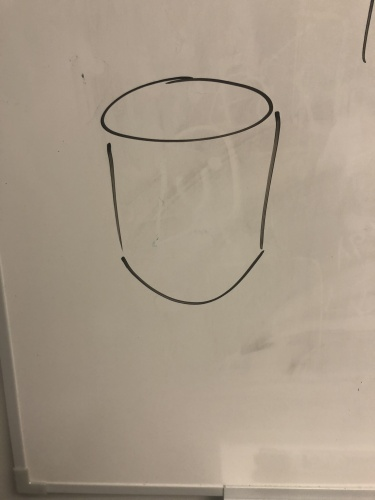
#> input picture data/images/Whiteboard2arm-data-resized/20180723_021702377_iOS.jpg, 375 x 500 px, given in place of 3. azure-documentdb-database.png, which was not available
$ jupyter execute --allow-errors display.ipynb   (text cells are left out)
#> lines starting #> are read from the running program, lines starting #| are printed output that depends on the picture; after the words box and inside, x2 and y2 are one past the last pixel; in counts of white or black regions, pixels touching at a corner belong together; pictures that were not available may be replaced by others from this repository, and a replacement may not be noted
[cell 1]
import cv2
from google_images_download import google_images_download
import matplotlib.pyplot as plt
import imutils
import numpy as np
import pytesseract
import glob
import turicreate as tc
import json

[cell 2]
def search_and_download_images(keywords, num_images=40):

    response = google_images_download.googleimagesdownload()

    arguments = {
        "keywords": keywords,
        "limit": num_images,
        "print_urls": True,
        "prefix_keywords": 'azure',
        "suffix_keywords": 'icon',
        "format": 'png'
    }
    absolute_image_paths = response.download(arguments)

    with open('./image_urls', 'w+') as image_urls_file:
        for k, v in absolute_image_paths.items():
            image_urls_file.write(k)
            image_urls_file.write('=' * 80)
            image_urls_file.writelines(list(absolute_image_paths.values()).join('\n\r'))

    return absolute_image_paths

search_and_download_images('database,virtual machine,webapp,file storage')
#> (the call stopped at in search_and_download_images, `response = google_images_download.googleimagesdownload()`: google_images_download is not available in this run)

[cell 3]
image = cv2.imread('./downloads/azure database icon/3. azure-documentdb-database.png')
#> image is the input picture: shape (500, 375, 3); mean B, G, R 135.9, 153, 166.9
orig = image.copy()
image = imutils.resize(image, height=500)

gray = cv2.cvtColor(image, cv2.COLOR_BGR2GRAY)
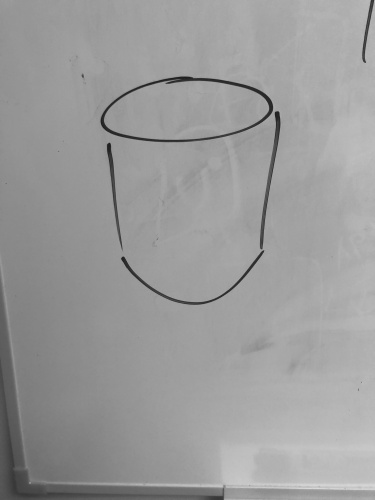
#> gray: shape (500, 375); min 29, max 217, mean 155.2
gray = cv2.GaussianBlur(gray, (5, 5), 0)
edged = cv2.Canny(gray, 75, 200)
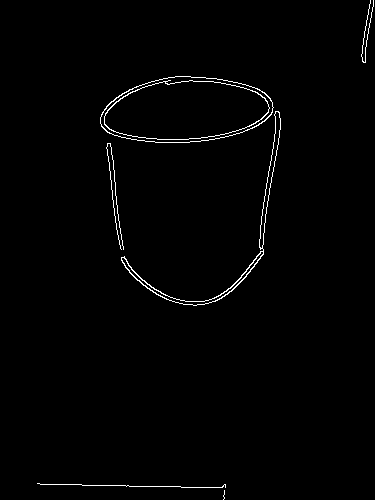
#> edged: shape (500, 375); 1.1% white in thin lines or dots, all inside (x1, y1, x2, y2) = (37, 0, 374, 500)
inverted_edged = cv2.bitwise_not(edged)

cv2.imshow('Base', image)
cv2.imshow("Inverted Edge", inverted_edged)
cv2.waitKey(0)
cv2.destroyAllWindows()

$ run again, on data/images/Whiteboard2arm-data-resized/20180723_022618958_iOS.jpg
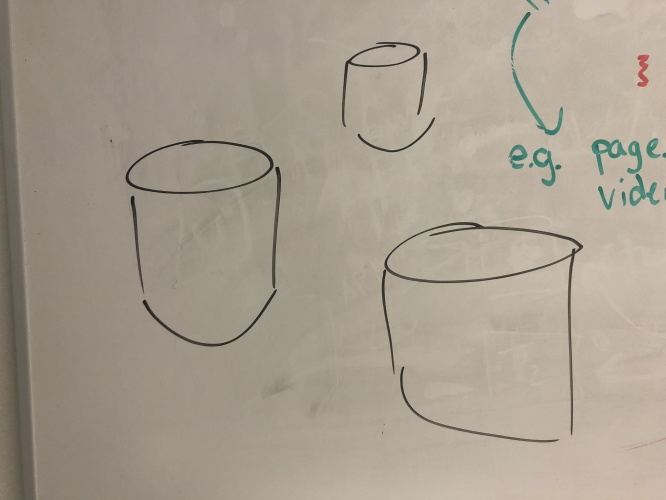
#> input picture data/images/Whiteboard2arm-data-resized/20180723_022618958_iOS.jpg, 666 x 500 px, given in place of 3. azure-documentdb-database.png, which was not available
#> image is the input picture: shape (500, 666, 3); mean B, G, R 142.9, 157.3, 167.2
#> `gray = cv2.GaussianBlur(gray, (5, 5), 0)`:
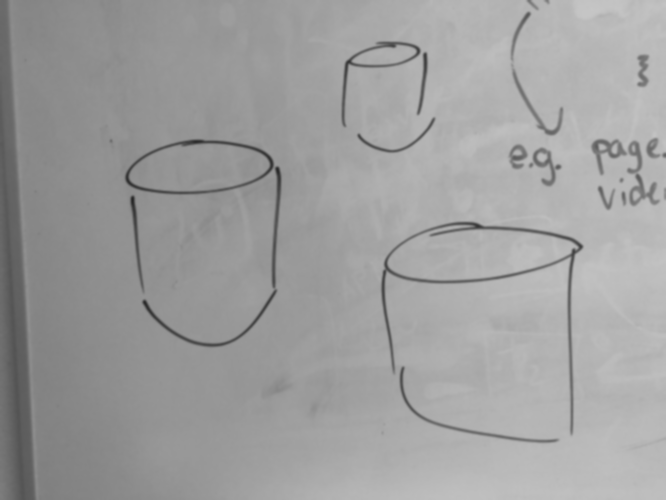
#> gray: shape (500, 666); min 38, max 198, mean 158.7
#> `edged = cv2.Canny(gray, 75, 200)`:
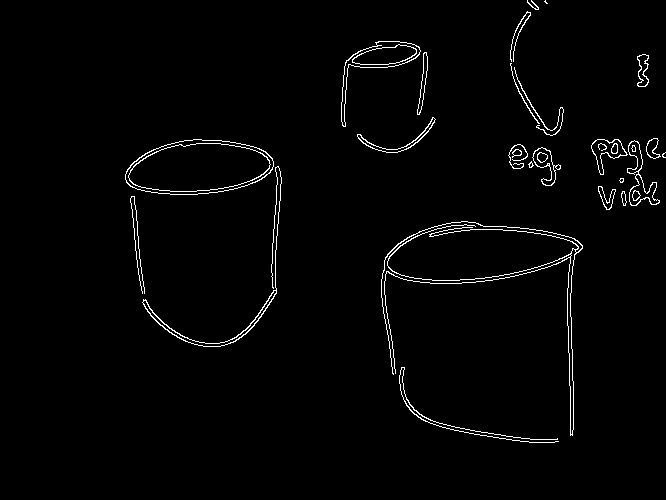
#> edged: shape (500, 666); 1.8% white in thin lines or dots, all inside (x1, y1, x2, y2) = (125, 0, 666, 443)

$ run again, on data/images/Whiteboard2arm-data-resized/20180723_022621760_iOS.jpg
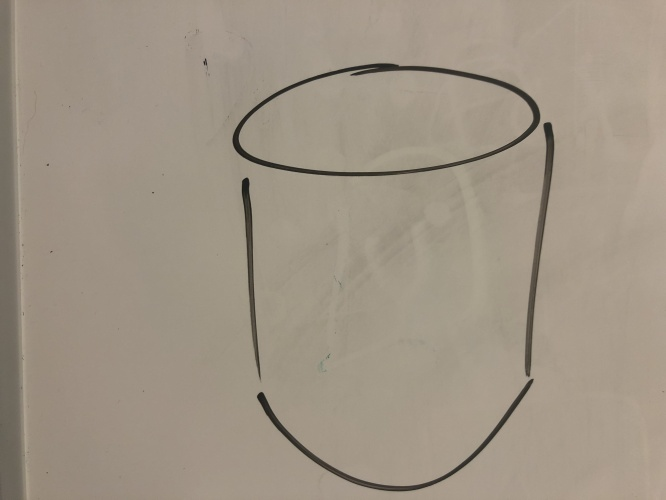
#> input picture data/images/Whiteboard2arm-data-resized/20180723_022621760_iOS.jpg, 666 x 500 px, given in place of 3. azure-documentdb-database.png, which was not available
#> image is the input picture: shape (500, 666, 3); mean B, G, R 133, 148.2, 159.3
#> `edged = cv2.Canny(gray, 75, 200)`:
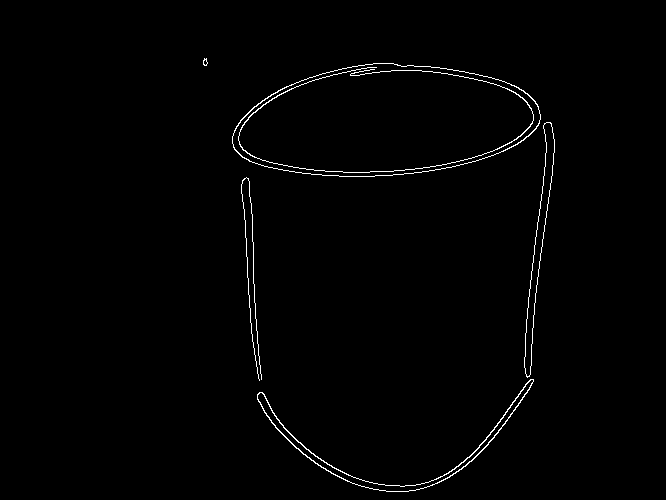
#> edged: shape (500, 666); 1% white in thin lines or dots, all inside (x1, y1, x2, y2) = (203, 58, 555, 492)

$ run again, on data/images/Whiteboard2arm-data-resized/20180723_022624105_iOS.jpg
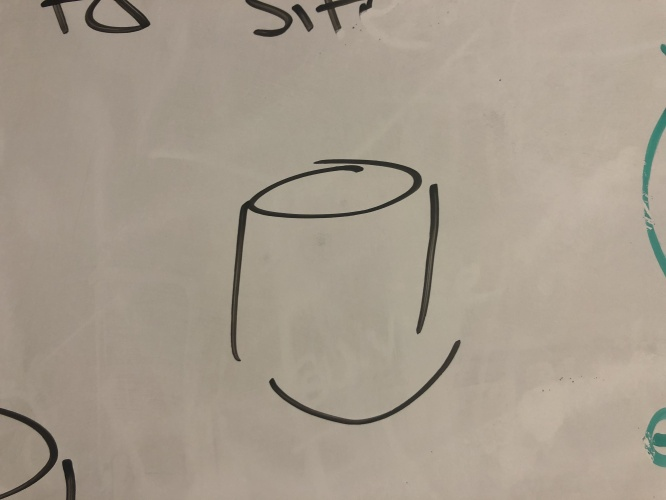
#> input picture data/images/Whiteboard2arm-data-resized/20180723_022624105_iOS.jpg, 666 x 500 px, given in place of 3. azure-documentdb-database.png, which was not available
#> image is the input picture: shape (500, 666, 3); mean B, G, R 140.3, 154.8, 165.7
#> `edged = cv2.Canny(gray, 75, 200)`:
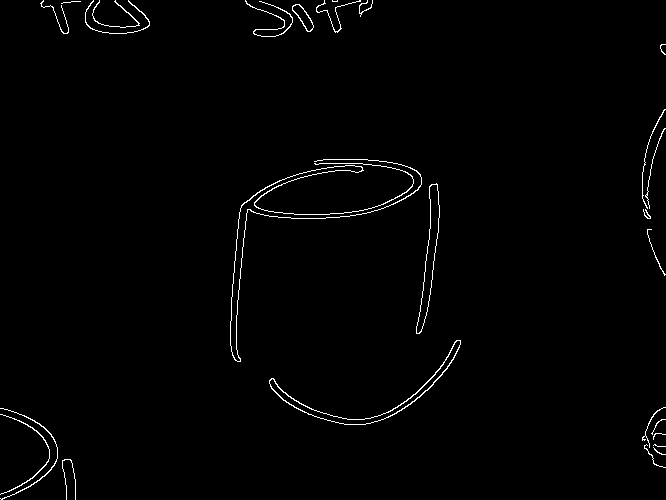
#> edged: shape (500, 666); 1.2% white in thin lines or dots
#> inverted_edged: shape (500, 666); 98.8% white; black in thin lines or dots
